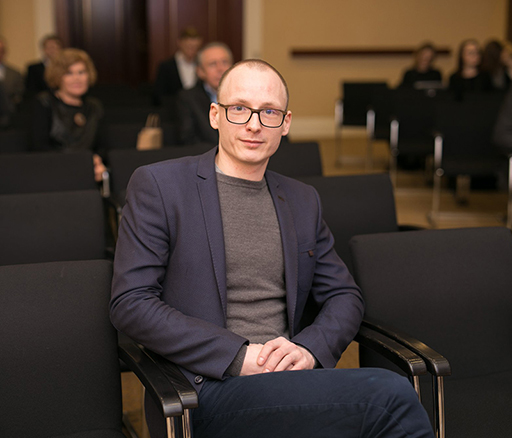
#> input picture CV/code/opencv/data/me.jpg, 512 x 438 px
$ python template_matching.py
#> lines starting #> are read from the running program, lines starting #| are printed output that depends on the picture; after the words box and inside, x2 and y2 are one past the last pixel; in counts of white or black regions, pixels touching at a corner belong together
import cv2 as cv
import numpy as np

image    = cv.imread('data/me.jpg')
#> image is the input picture: shape (438, 512, 3); mean B, G, R 47, 54, 66.5
template = cv.imread('data/face.jpg', 0)
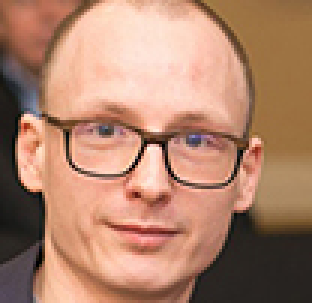
#> input picture CV/code/opencv/data/face.jpg, 104 x 101 px (shown 3 times larger)
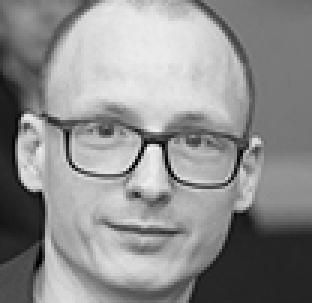
#> template: shape (101, 104) (shown 3 times larger); min 0, max 250, mean 142
grey = cv.cvtColor(image, cv.COLOR_BGR2GRAY)
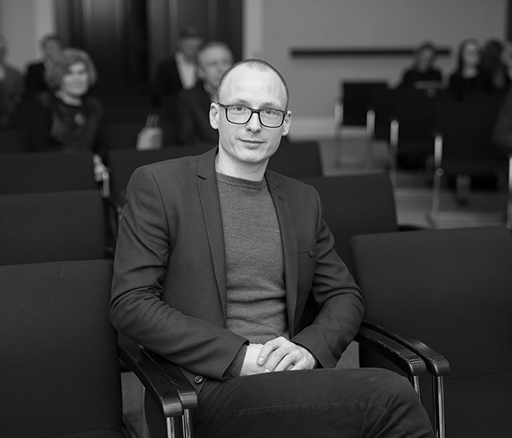
#> grey: shape (438, 512); min 0, max 250, mean 56.9

w, h = template.shape[::-1]
#> w = 104; h = 101

print(w, h)
#| 104 101
res = cv.matchTemplate(grey, template, cv.TM_CCOEFF_NORMED)
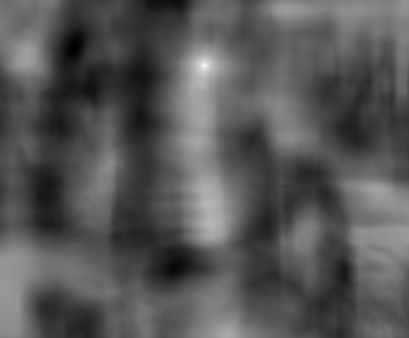
#> res: shape (338, 409) float32; min -0.468, max 1, mean 0.0328; drawn with min black and max white
# print(res)
locate = np.where(res >= 0.99)
#> locate = ([65], [204])
print(locate)
#| (array([65]), array([204]))

for point in zip(*locate[::-1]):
    cv.rectangle(image, point, (point[0] + w, point[1] + h), (0, 0, 255), 2)
#> this loop made 1 pass
#> point on pass 1: (204, 65)
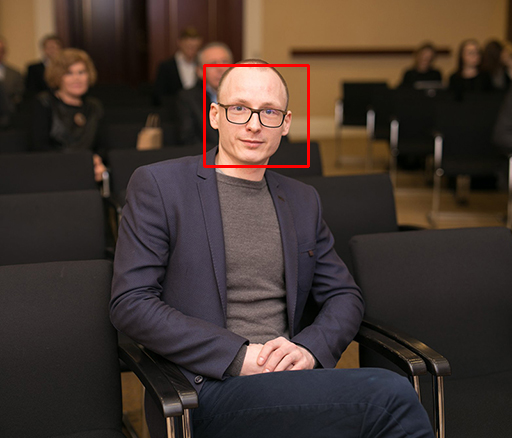
#> image: shape (438, 512, 3); 0.55% of pixels changed, all inside (x1, y1, x2, y2) = (203, 64, 310, 168)

cv.imshow('vaizdas', image)
cv.waitKey(0)
cv.destroyAllWindows()
